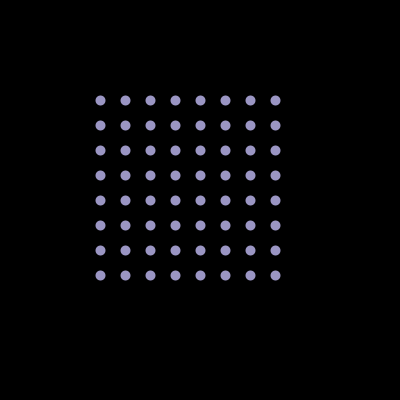
Frame 1 (no input)
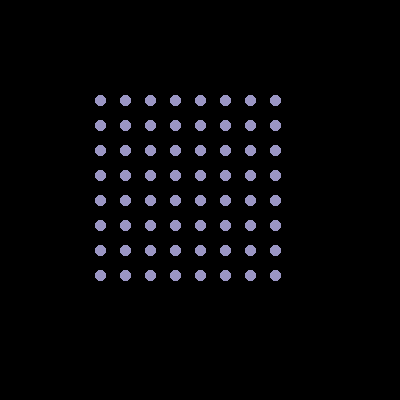
Frame 60 (the mouse pressed at the canvas centre just before this capture)
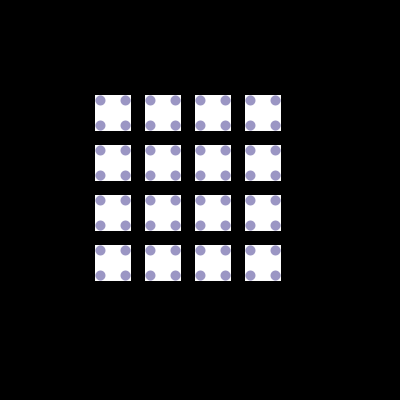
Frame 120 (the mouse held since frame 60 and released just before this capture)

The Processing sketch that drew these frames (run headless with seeded random() and noise(); from frame 60 on, the mouse is pressed at the canvas centre):

// Processing sketch: processing_171162
// ── processing_171162.pde


void setup (){
size (400,400);
background (0);
frameRate (10);
}

void draw (){

int r;
int a;



stroke(255);
if (mousePressed==true) {
fill(255,255,290);

for ( r=100;r<300; r=r+50){
  for(a=100;a<300; a=a+50){
    rect(r,a,25,25);
  }
}
}

strokeWeight(10);
stroke(155,150,196);
for ( r=100;r<300; r=r+25){
  for(a=100;a<300; a=a+25){
  point(r,a);
  }
}
}
